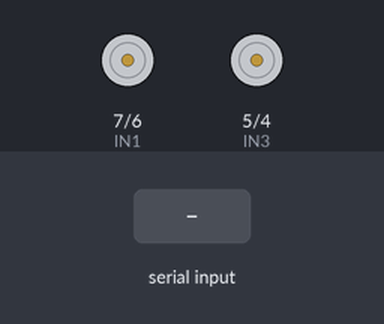
A sketch run on a simulated Arduino Uno, built with avr-gcc and run on an emulated ATmega328P. Shown: motor-driver pin pairs drawn as motors (green arrow = first pin HIGH = forward, orange = second pin HIGH = backward, longer = more drive, scaled by the enable pin). Inputs (shaded band) come from the test bench.

Above: at 1.2 s.
1.3 s: "F" received over Serial
At 2.5 s:
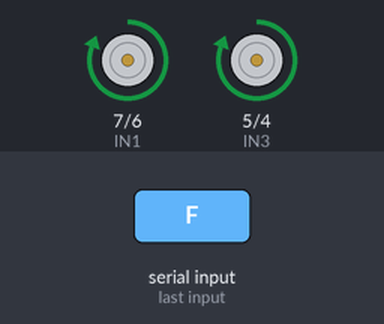
2.8 s: "B" received over Serial
At 3.7 s:
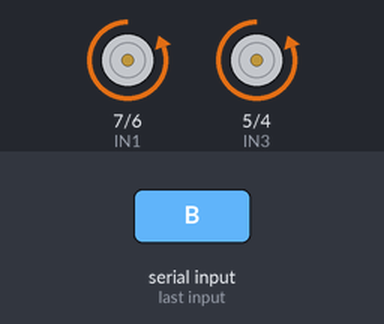
4.3 s: "R" received over Serial
At 4.9 s:
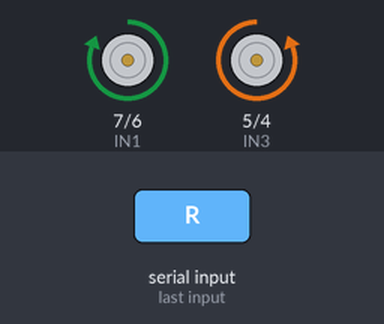
5.8 s: "L" received over Serial
At 7.0 s:
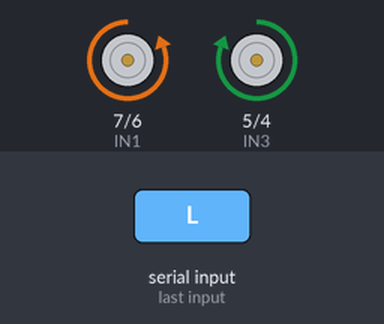
7.3 s: "1" received over Serial
At 8.3 s:
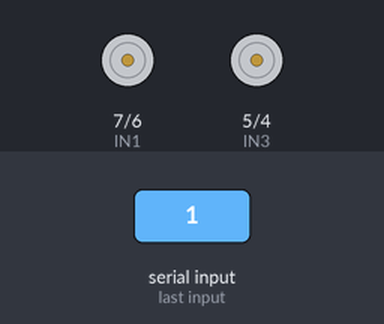
Timing chart, 0 to 9.8 s (numbered marks = the images above; inputs shaded):
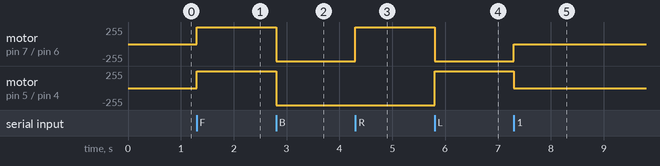

The sketch:

sketch_feb23a.ino
```cpp
#define IN1 7 //left motor forward
#define IN2 6 //left motor reverse
#define IN3 5 //right motor forward
#define IN4 4 //right motor reverse
#define ENA 9
#define ENB 3

void setup() {
  // left motor
  pinMode(IN1, OUTPUT);
  pinMode(IN2, OUTPUT);

  // right motor
  pinMode(IN3, OUTPUT);
  pinMode(IN4, OUTPUT);

  // motor controller
  pinMode(ENA, OUTPUT);
  pinMode(ENB, OUTPUT);

  // inputs to the motor controller
  digitalWrite(ENA, HIGH);
  digitalWrite(ENB, HIGH);

  Serial.begin(9600);
}

void loop() {
  if (Serial.available()) {
    char data = Serial.read(); // data coming from bluetooth

    if (data == 'F') {
      digitalWrite(IN1, HIGH); digitalWrite(IN2, LOW); digitalWrite(IN3, HIGH); digitalWrite(IN4, LOW); // move the motors forward
    } else if (data == 'B') {
      digitalWrite(IN1, LOW); digitalWrite(IN2, HIGH); digitalWrite(IN3, LOW); digitalWrite(IN4, HIGH); // move the motors backward
    } else if (data == 'R') {
      digitalWrite(IN1, HIGH); digitalWrite(IN2, LOW); digitalWrite(IN3, LOW); digitalWrite(IN4, HIGH); // move the left motor forward and the right motor backward
    } else if (data == 'L') {
      digitalWrite(IN1, LOW); digitalWrite(IN2, HIGH); digitalWrite(IN3, HIGH); digitalWrite(IN4, LOW); // move the left motor backward and the right motor forward
    } else {
      digitalWrite(IN1, LOW); digitalWrite(IN2, LOW); digitalWrite(IN3, LOW); digitalWrite(IN4, LOW); // stop all the motors
    }
  }
}
```

Measured:
- after the input at 1.3 s, motor on pin 7 (IN1) / pin 6 (IN2), motor on pin 5 (IN3) / pin 4 (IN4): stopped → forward 255/255 at once
- after the input at 2.8 s, motor on pin 7 (IN1) / pin 6 (IN2), motor on pin 5 (IN3) / pin 4 (IN4): forward 255/255 → backward 255/255 at once
- after the input at 4.3 s, motor on pin 7 (IN1) / pin 6 (IN2): backward 255/255 → forward 255/255 at once
- after the input at 5.8 s, motor on pin 7 (IN1) / pin 6 (IN2): forward 255/255 → backward 255/255 at once; motor on pin 5 (IN3) / pin 4 (IN4): backward 255/255 → forward 255/255 at once
- after the input at 7.3 s, motor on pin 7 (IN1) / pin 6 (IN2): backward 255/255 → stopped at once; motor on pin 5 (IN3) / pin 4 (IN4): forward 255/255 → stopped at once
